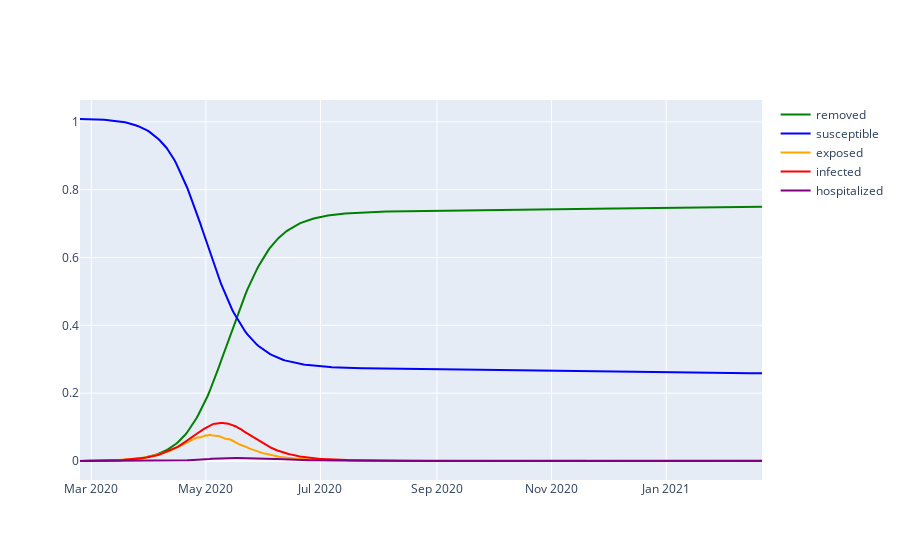
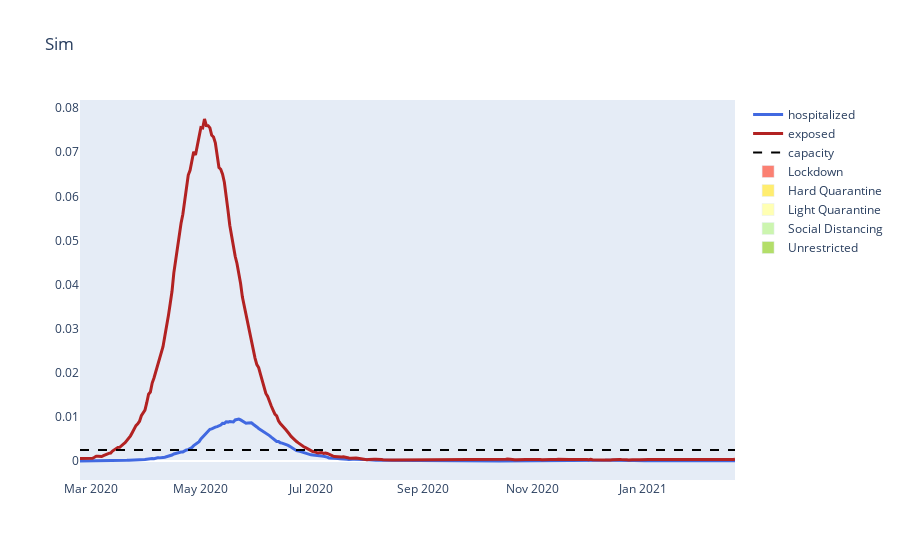

The cell these charts' notebook holds for them, in order:
### Code cell
df = make_SIR_graph(data)
actions_3_colors = list(map(color_map_set3.get,  actions))
make_beds_graph(df, actions_3_colors, 7, 'Sim', color_map_set3)

### Figure 1 — Plotly figure (JSON) as saved in the notebook; plotly's stock layout.template omitted (floating-point values rounded to 4 significant figures; data arrays with more than 128 entries replaced by an {"elided": "..."} marker saying what was removed)
{"data": [{"line": {"color": "green"}, "name": "removed", "type": "scatter", "x": {"elided": "364 str values"}, "y": {"elided": "364 float values"}}, {"line": {"color": "blue"}, "name": "susceptible", "type": "scatter", "x": {"elided": "364 str values"}, "y": {"elided": "364 float values"}}, {"line": {"color": "orange"}, "name": "exposed", "type": "scatter", "x": {"elided": "364 str values"}, "y": {"elided": "364 float values"}}, {"line": {"color": "red"}, "name": "infected", "type": "scatter", "x": {"elided": "364 str values"}, "y": {"elided": "364 float values"}}, {"line": {"color": "purple"}, "name": "hospitalized", "type": "scatter", "x": {"elided": "364 str values"}, "y": {"elided": "364 float values"}}], "layout": {"hovermode": "x"}}

### Figure 2 — Plotly figure (JSON) as saved in the notebook; plotly's stock layout.template omitted (floating-point values rounded to 4 significant figures; data arrays with more than 128 entries replaced by an {"elided": "..."} marker saying what was removed)
{"data": [{"line": {"color": "royalblue", "width": 3}, "name": "hospitalized", "type": "scatter", "x": {"elided": "366 str values"}, "y": {"elided": "364 float values"}}, {"line": {"color": "firebrick", "width": 3}, "name": "exposed", "type": "scatter", "x": {"elided": "366 str values"}, "y": {"elided": "364 float values"}}, {"line": {"color": "black", "dash": "dash", "width": 2}, "name": "capacity", "type": "scatter", "x": {"elided": "366 str values"}, "y": {"elided": "364 float values"}}, {"marker": {"color": "rgb(251,128,114)"}, "name": "Lockdown", "type": "bar", "x": [null], "y": [null]}, {"marker": {"color": "rgb(255,237,111)"}, "name": "Hard Quarantine", "type": "bar", "x": [null], "y": [null]}, {"marker": {"color": "rgb(255,255,179)"}, "name": "Light Quarantine", "type": "bar", "x": [null], "y": [null]}, {"marker": {"color": "rgb(204, 245, 175)"}, "name": "Social Distancing", "type": "bar", "x": [null], "y": [null]}, {"marker": {"color": "rgb(179,222,105)"}, "name": "Unrestricted", "type": "bar", "x": [null], "y": [null]}], "layout": {"coloraxis": {"colorscale": [[0, "rgb(253, 253, 204)"], [0.09091, "rgb(206, 236, 179)"], [0.1818, "rgb(156, 219, 165)"], [0.2727, "rgb(111, 201, 163)"], [0.3636, "rgb(86, 177, 163)"], [0.4545, "rgb(76, 153, 160)"], [0.5455, "rgb(68, 130, 155)"], [0.6364, "rgb(62, 108, 150)"], [0.7273, "rgb(62, 82, 143)"], [0.8182, "rgb(64, 60, 115)"], [0.9091, "rgb(54, 43, 77)"], [1, "rgb(39, 26, 44)"]]}, "hovermode": "x", "showlegend": true, "title": {"text": "Sim"}, "xaxis": {"showgrid": false}, "yaxis": {"showgrid": false}}}
